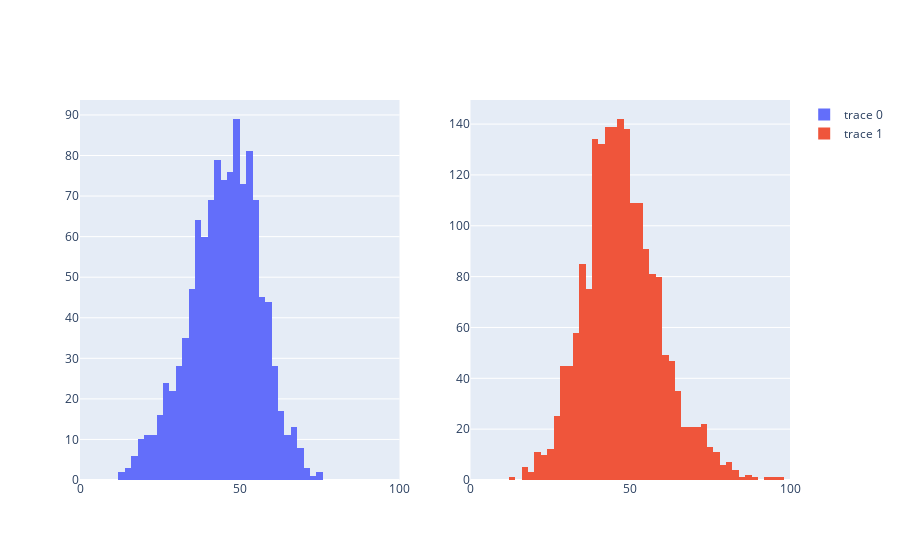

Notebook code cell kept with this figure:
### Code cell
fig = make_subplots(rows=1, cols=2)

# fig.add_trace(go.Scatter(x=df_combine['macd_line'],y=df_combine['macd_signal'],marker_color=df_combine['is_pump'],mode='markers',marker=dict(showscale=True)), row=1, col=1)

fig.add_trace(go.Histogram(x=df_pump_cand['rsi_val']),row=1,col=1)
fig.add_trace(go.Histogram(x=df_not_pump_cand['rsi_val']),row=1,col=2)

fig.update_xaxes(
    range=(0, 100),
)

fig.show()

### Figure 1 — Plotly figure (JSON) as saved in the notebook; plotly's stock layout.template omitted (floating-point values rounded to 4 significant figures; data arrays with more than 128 entries replaced by an {"elided": "..."} marker saying what was removed)
{"data": [{"type": "histogram", "x": {"elided": "1121 float values"}, "xaxis": "x", "yaxis": "y"}, {"type": "histogram", "x": {"elided": "1933 float values"}, "xaxis": "x2", "yaxis": "y2"}], "layout": {"xaxis": {"anchor": "y", "domain": [0, 0.45], "range": [0, 100]}, "xaxis2": {"anchor": "y2", "domain": [0.55, 1], "range": [0, 100]}, "yaxis": {"anchor": "x", "domain": [0, 1]}, "yaxis2": {"anchor": "x2", "domain": [0, 1]}}}
